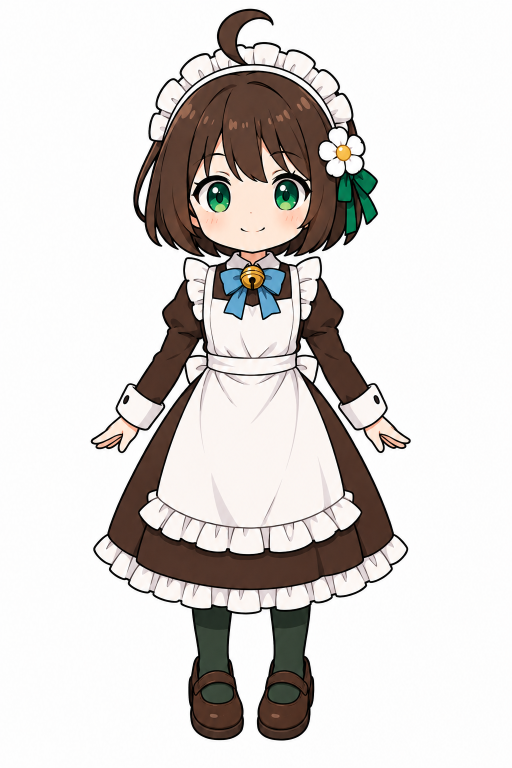
#> input picture 01_art/master/mei_master_v001.png, 1024 x 1536 px (shown at 1/2 size)
$ python rig_recipe.py
#> lines starting #> are read from the running program, lines starting #| are printed output that depends on the picture; after the words box and inside, x2 and y2 are one past the last pixel; in counts of white or black regions, pixels touching at a corner belong together
#> in build, image is the input picture: shape (1536, 1024, 3); mean B, G, R 211.7, 214.1, 218
### scripts/qa_master.py
from __future__ import annotations

import json
from pathlib import Path

import cv2
import numpy as np
import yaml

from scripts.repo import ROOT

CANDIDATE = ROOT / "01_art" / "candidates" / "avatar_base.png"
SPEC = ROOT / "00_reference" / "character_spec.yaml"
MASTER_DIR = ROOT / "01_art" / "master"


# [4 lines left out: function _hex_to_bgr, not called in this run]


def foreground_mask(bgr: np.ndarray) -> np.ndarray:
    hsv = cv2.cvtColor(bgr, cv2.COLOR_BGR2HSV)
#> hsv: shape (1536, 1024, 3); mean H, S, V 13.1, 22.5, 219.1
    # near-white / near-empty background
    white = cv2.inRange(bgr, (235, 235, 235), (255, 255, 255))
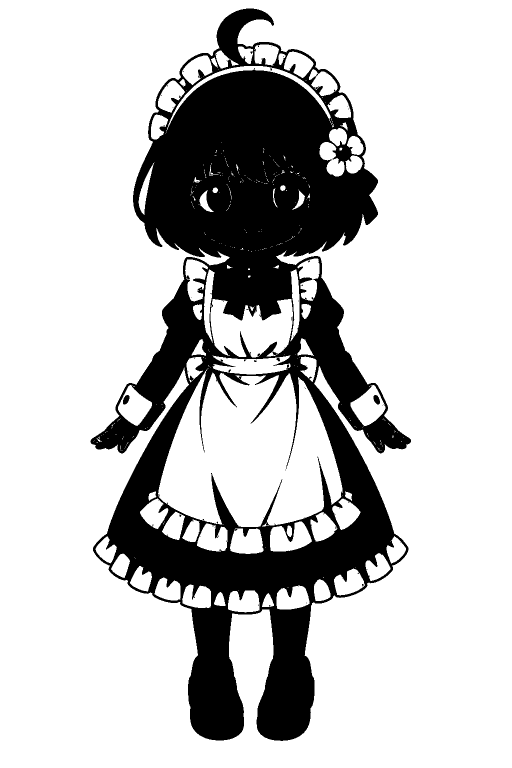
#> white: shape (1536, 1024) (shown at 1/2 size); 77.5% white; 88 black regions (84 under 20 px), largest, box (x1, y1, x2, y2) and area: (181, 17, 822, 1482) 352777, (246, 790, 259, 809) 177, (747, 790, 760, 809) 177, (553, 716, 560, 723) 35
    mask = cv2.bitwise_not(white)
    # drop tiny specks
    kernel = np.ones((5, 5), np.uint8)
    mask = cv2.morphologyEx(mask, cv2.MORPH_OPEN, kernel)
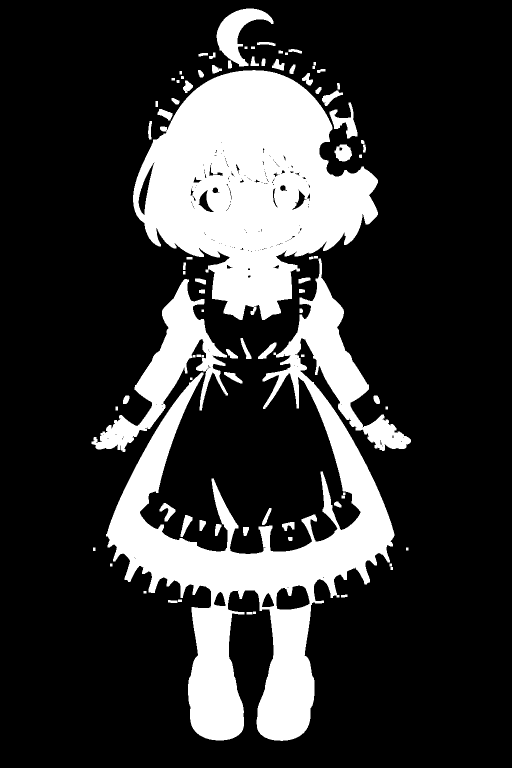
#> mask: shape (1536, 1024) (shown at 1/2 size); 21.6% white; 86 white regions, largest, box (x1, y1, x2, y2) and area: (212, 517, 822, 1482) 154380, (266, 140, 756, 640) 144152, (183, 558, 456, 904) 23601
    mask = cv2.morphologyEx(mask, cv2.MORPH_CLOSE, kernel)
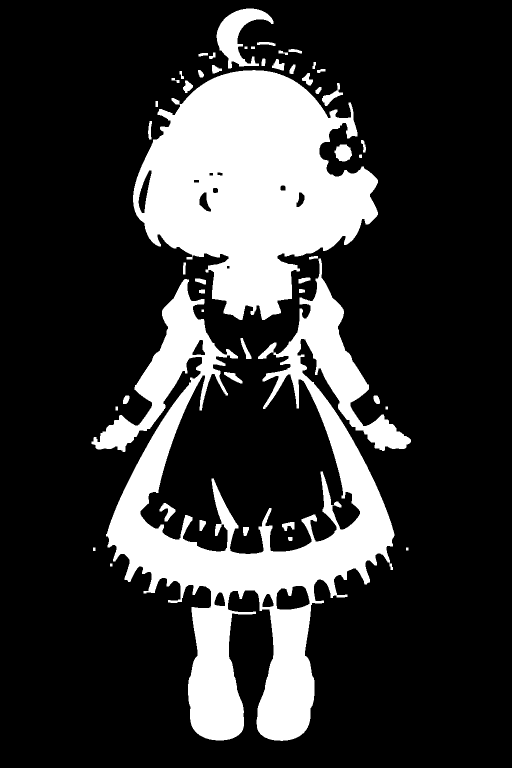
#> mask: shape (1536, 1024) (shown at 1/2 size); 21.8% white; 49 white regions
    _ = hsv
    return mask


def largest_bbox(mask: np.ndarray) -> tuple[int, int, int, int]:
    contours, _ = cv2.findContours(mask, cv2.RETR_EXTERNAL, cv2.CHAIN_APPROX_SIMPLE)
#> contours = 49 contours, 1 with area under 20; largest, box (x1, y1, x2, y2) and area: (183, 517, 822, 1482) 180594, (266, 140, 756, 640) 148702, (433, 17, 547, 137) 5373, (669, 289, 704, 323) 838, (644, 166, 686, 212) 543
    if not contours:
        return 0, 0, mask.shape[1], mask.shape[0]
    x, y, w, h = cv2.boundingRect(max(contours, key=cv2.contourArea))
#> x = 183; y = 517; w = 639; h = 965
    return x, y, w, h


# [200 lines left out: functions component_count, foreground_runs, hsv_region_hit, palette_hits, symmetry_score, evaluate and 1 more, not called in this run]


# [2 lines that do not run on import are left out]

### scripts/rig_recipe.py
"""Build rig_recipe_v001.json from master bbox. Physics empty for MVP."""

from __future__ import annotations

import json

from scripts.qa_master import CANDIDATE, evaluate, foreground_mask, largest_bbox
import cv2

from scripts.repo import ROOT

OUT = ROOT / "04_inochi" / "rig_recipe_v001.json"
MASTER = ROOT / "01_art" / "master" / "mei_master_v001.png"


def build() -> dict:
    source = MASTER if MASTER.exists() else CANDIDATE
    image = cv2.imread(str(source), cv2.IMREAD_COLOR)
    mask = foreground_mask(image)
    x, y, w, h = largest_bbox(mask)
#> x = 183; y = 517; w = 639; h = 965
    cx = x + w / 2
#> cx = 502.5
    face_center = [cx, y + h * 0.18]
#> face_center = [502.5, 690.7]
    head_root = [cx, y + h * 0.28]
#> head_root = [502.5, 787.2]
    neck_root = [cx, y + h * 0.32]
#> neck_root = [502.5, 825.8]
    body_root = [cx, y + h * 0.55]
#> body_root = [502.5, 1047.8]
    ahoge = [cx, y + h * 0.02]
#> ahoge = [502.5, 536.3]
    ribbon = [cx, y + h * 0.34]
#> ribbon = [502.5, 845.1]
    recipe = {
        "nodes": [
            {"name": "BodyRoot", "parent": None, "pivot": body_root, "children": ["NeckRoot", "Arm_L", "Arm_R", "Skirt"]},
            {"name": "NeckRoot", "parent": "BodyRoot", "pivot": neck_root, "children": ["HeadRoot"]},
            {
                "name": "HeadRoot",
                "parent": "NeckRoot",
                "pivot": head_root,
                "children": ["Face", "Eye_L", "Eye_R", "Iris_L", "Iris_R", "Mouth", "Hair_Front", "Ahoge"],
            },
            {"name": "Ahoge", "parent": "HeadRoot", "pivot": ahoge, "children": []},
            {"name": "Ribbon", "parent": "HeadRoot", "pivot": ribbon, "children": []},
        ],
        "pivots": {
            "HeadRoot": head_root,
            "NeckRoot": neck_root,
            "BodyRoot": body_root,
            "Ahoge": ahoge,
            "Ribbon": ribbon,
            "FaceCenter": face_center,
        },
        "meshes": {},
        "parameters": {
            "EyeOpen_L": {"min": 0, "max": 1, "default": 1},
            "EyeOpen_R": {"min": 0, "max": 1, "default": 1},
            "MouthOpen": {"keys": [0, 0.3, 0.6, 1.0], "default": 0},
            "MouthForm": {"keys": [-1, 0, 1], "default": 0},
            "HeadX": {"min": -1, "max": 1, "default": 0},
            "HeadY": {"min": -1, "max": 1, "default": 0},
            "HeadZ": {"min": -1, "max": 1, "default": 0},
            "EyeBallX": {"min": -1, "max": 1, "default": 0},
            "EyeBallY": {"min": -1, "max": 1, "default": 0},
        },
        "bindings": {
            "EyeOpen_L": "eye_open_master_to_atlas",
            "EyeOpen_R": "eye_open_master_to_atlas",
            "MouthOpen": "mouth_close_master_to_atlas_vowels",
        },
        "physics": {},
        "expressions": {},
        "notes": {
            "blink_open": "Master",
            "blink_half_close": "Atlas",
            "head_order": ["HeadZ", "HeadX", "HeadY"],
            "headroot_is_neck_join": True,
        },
    }
    _ = evaluate
    OUT.write_text(json.dumps(recipe, indent=2) + "\n", encoding="utf-8")
    return recipe


if __name__ == "__main__":
    print(json.dumps({"pivots": list(build()["pivots"])}))
